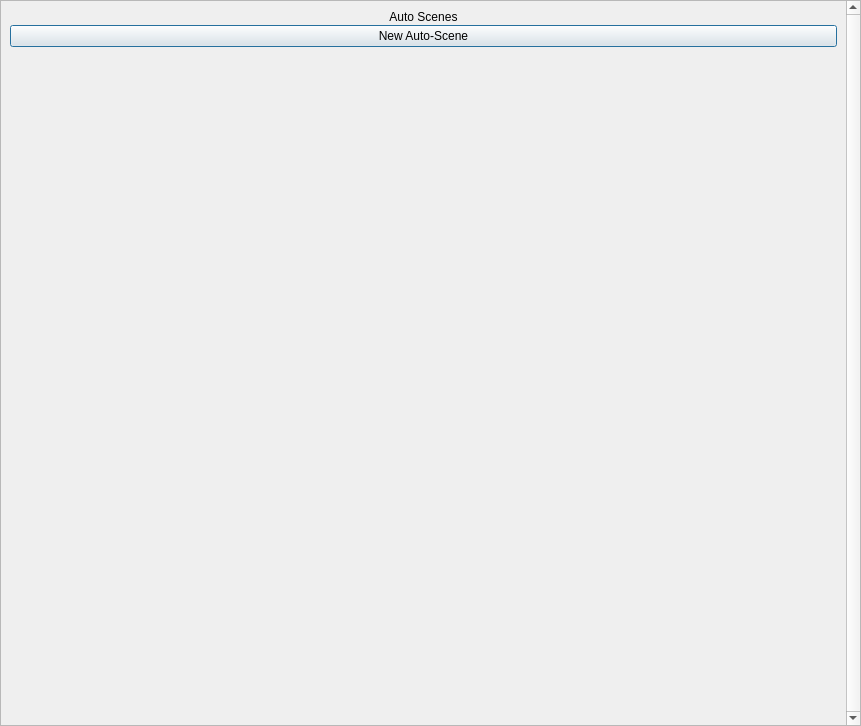
<?xml version="1.0" encoding="UTF-8"?>
<ui version="4.0">
	<class>AutoScenes</class>
	<widget class="QDialog" name="AutoScenes">
		<property name="windowTitle">
			<string>Auto Scenes</string>
		</property>
		<property name="geometry">
			<rect>
				<x>0</x>
				<y>0</y>
				<width>861</width>
				<height>726</height>
			</rect>
		</property>
		<layout class="QVBoxLayout" name="verticalLayout_1">
			<property name="spacing">
				<number>0</number>
			</property>
			<property name="leftMargin">
				<number>0</number>
			</property>
			<property name="topMargin">
				<number>0</number>
			</property>
			<property name="rightMargin">
				<number>0</number>
			</property>
			<property name="bottomMargin">
				<number>0</number>
			</property>
			<item>
				<widget class="QScrollArea" name="vScrollArea">
					<property name="frameShape">
						<enum>QFrame::StyledPanel</enum>
					</property>
					<property name="verticalScrollBarPolicy">
						<enum>Qt::ScrollBarAlwaysOn</enum>
					</property>
					<property name="horizontalScrollBarPolicy">
						<enum>Qt::ScrollBarAlwaysOff</enum>
					</property>
					<property name="widgetResizable">
						<bool>true</bool>
					</property>
					<widget class="QWidget" name="vWidgets">
						<property name="geometry">
							<rect>
								<x>0</x>
								<y>0</y>
								<width>71</width>
								<height>16</height>
							</rect>
						</property>
						<property name="sizePolicy">
							<sizepolicy hsizetype="Preferred" vsizetype="Maximum">
								<horstretch>0</horstretch>
								<verstretch>0</verstretch>
							</sizepolicy>
						</property>
						<layout class="QVBoxLayout" name="verticalLayout">
							<property name="spacing">
								<number>1</number>
							</property>
							<item>
								<widget class="QLabel">
									<property name="alignment">
										<enum>Qt::AlignHCenter</enum>
									</property>
									<property name="text">
										<string>Auto Scenes</string>
									</property>
								</widget>
							</item>
							<item>
								<layout class="QVBoxLayout" name="autoScenes">
									<property name="spacing">
										<number>1</number>
									</property>
								</layout>
							</item>
							<item>
								<widget class="QPushButton" name="newAutoScene">
									<property name="text">
										<string>New Auto-Scene</string>
									</property>
								</widget>
							</item>
						</layout>
					</widget>
				</widget>
			</item>
		</layout>
	</widget>
	<customwidgets>
		<customwidget>
			<class>AutoScene</class>
			<extends>QWidget</extends>
			<header>auto-scene.h</header>
		</customwidget>
	</customwidgets>
</ui>
